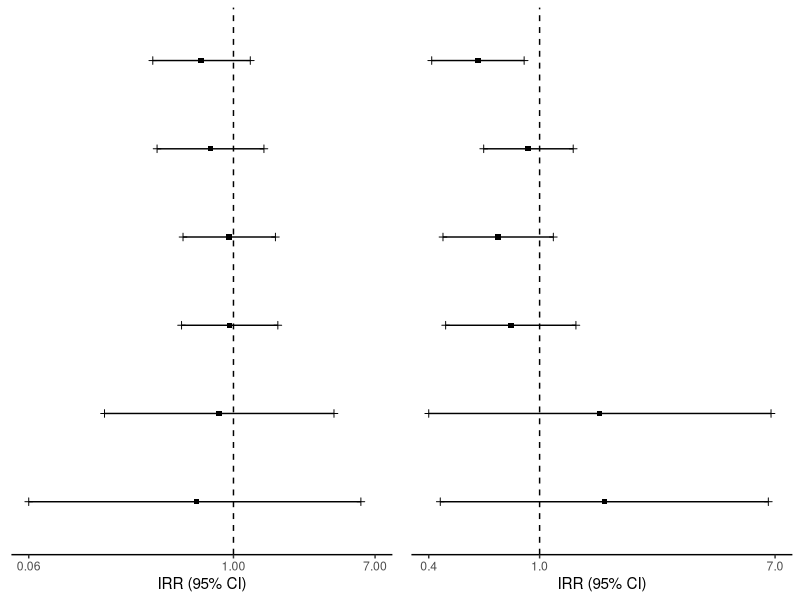
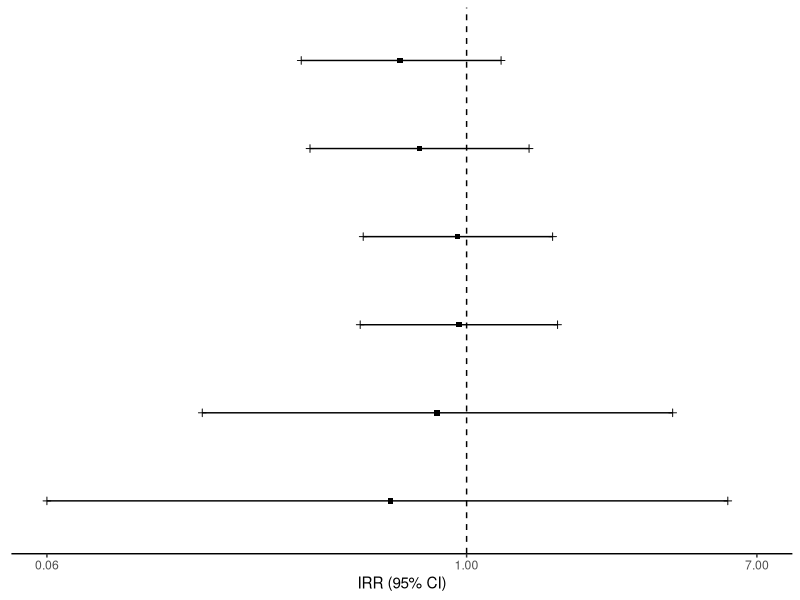
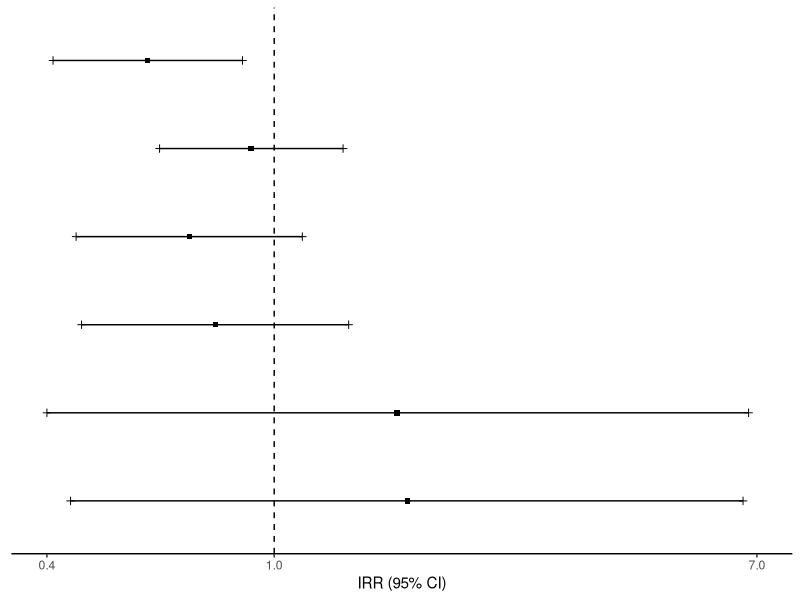

Write the R code that produced these figures, in order.
library(tidyverse)
library(ggpubr)

df1 <- tibble(est = c(0.64, 0.73, 0.94, 0.95, 0.82, 0.60),
             lower = c(0.33, 0.35, 0.50, 0.49, 0.17, 0.06),
             higher = c(1.26, 1.52, 1.78, 1.84, 3.98, 5.76),
             type = factor(c("0-13 days after first dose", "14-27 days after first dose",
                      "0-13 days after second dose", "14-27 days after second dose",
                      "0-13 days after third dose", "14-27 days after third dose"),
                      levels = rev(c("0-13 days after first dose", "14-27 days after first dose",
                                  "0-13 days after second dose", "14-27 days after second dose",
                                  "0-13 days after third dose", "14-27 days after third dose"))))

plot1 <- ggplot(df1) +
  geom_point(aes(type, est), shape = 15) +
  geom_point(aes(type, lower), shape = 3) +
  geom_point(aes(type, higher), shape = 3) +
  geom_segment(aes(type, lower, xend = type, yend = higher)) +
  geom_hline(yintercept = 1, linetype="dashed") +
  scale_y_log10(breaks = c(0.06, 1, 7), limits = c(0.06, 7)) +
  coord_flip() +
  theme_classic() +
  ylab("IRR (95% CI)") +
  theme(axis.title.y = element_blank(), axis.text.y = element_blank(), axis.ticks.y = element_blank(), 
        axis.line.y = element_blank())
  
df2 <- tibble(est = c(0.60, 0.91, 0.71, 0.79, 1.64, 1.71),
             lower = c(0.41, 0.63, 0.45, 0.46, 0.40, 0.44),
             higher = c(0.88, 1.32, 1.12, 1.35, 6.77, 6.62),
             type = factor(c("0-13 days after first dose", "14-27 days after first dose",
                             "0-13 days after second dose", "14-27 days after second dose",
                             "0-13 days after third dose", "14-27 days after third dose"),
                           levels = rev(c("0-13 days after first dose", "14-27 days after first dose",
                                          "0-13 days after second dose", "14-27 days after second dose",
                                          "0-13 days after third dose", "14-27 days after third dose"))))

plot2 <- ggplot(df2) +
  geom_point(aes(type, est), shape = 15) +
  geom_point(aes(type, lower), shape = 3) +
  geom_point(aes(type, higher), shape = 3) +
  geom_segment(aes(type, lower, xend = type, yend = higher)) +
  geom_hline(yintercept = 1, linetype="dashed") +
  scale_y_log10(breaks = c(0.4, 1, 7), limits = c(0.4, 7)) +
  coord_flip() +
  theme_classic() +
  ylab("IRR (95% CI)") +
  theme(axis.title.y = element_blank(), axis.text.y = element_blank(), axis.ticks.y = element_blank(), 
        axis.line.y = element_blank())

ggarrange(plot1, plot2, ncol = 2)
tiff("plot1.tif", width = 600, height = 1200, res = 300)
plot1
dev.off()
tiff("plot2.tif", width = 600, height = 1200, res = 300)
plot2
dev.off()
